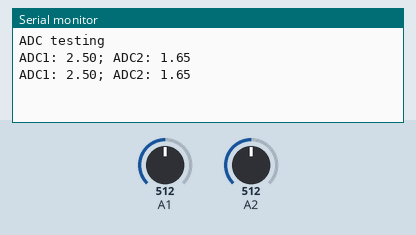
The sketch below on a simulated Arduino Uno, built with avr-gcc and run on an emulated ATmega328P. Parts: the last lines printed to the serial monitor. Inputs (shaded band) come from the test bench; at power-on: A1 = 512, A2 = 512.

Above: at 1.8 s.
1.9 s: A1 set to 716
At 2.8 s:
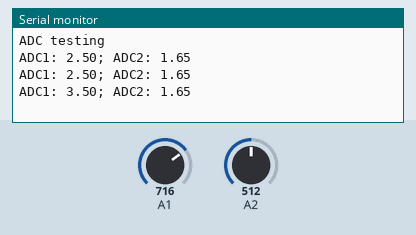
3.4 s: A2 set to 716
At 4.6 s:
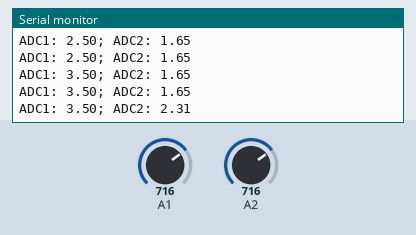
4.9 s: A1 set to 900
At 5.4 s:
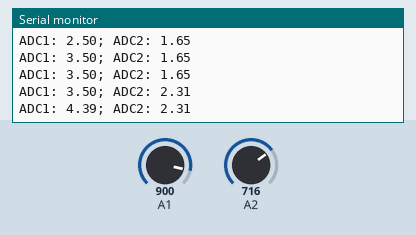
6.4 s: A2 set to 900
At 7.8 s:
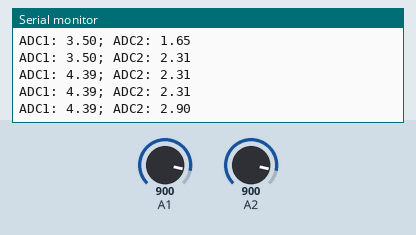
Timing chart, 0 to 8.9 s (numbered marks = the images above; inputs shaded):
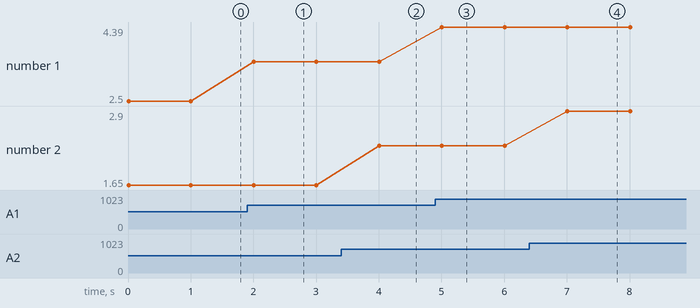

The sketch:

BB_Nucleo_ADC_test_230729.ino
```cpp
/*
  BlueBox project
  Nucleo 144

  ADC testing:

  PC0	ADC1_IN1	0-5V    A1
  PC3	ADC1_IN4	4-20mA  A2

*/

int adcValue;
float ADC_1, ADC_2;

void setup()
{
  Serial.begin(9600);
  while(!Serial);
  Serial.println("ADC testing");

}

void loop()
{
  adcValue = analogRead(A1);
  ADC_1 = 5.0 * adcValue/1024.0;
  Serial.print("ADC1: ");
  Serial.print(ADC_1);

  adcValue = analogRead(A2);
  ADC_2 = 3.3 * adcValue/1024.0;
  Serial.print("; ADC2: ");
  Serial.print(ADC_2);

  Serial.println();

  delay(1000);
}
```

Measured:
- after the input at 1.9 s, the serial monitor: prints a new line after 0.10 s (image 1)
- after the input at 3.4 s, the serial monitor: prints a new line after 0.60 s (image 2)
- after the input at 4.9 s, the serial monitor: prints a new line after 0.11 s (image 3)
- after the input at 6.4 s, the serial monitor: prints a new line after 0.61 s (image 4)
- plotted number 1: 2.5 → 3.5 after the input at 1.9 s, 3.5 → 4.39 after the input at 4.9 s
- plotted number 2: 1.65 → 2.31 after the input at 3.4 s, 2.31 → 2.9 after the input at 6.4 s
